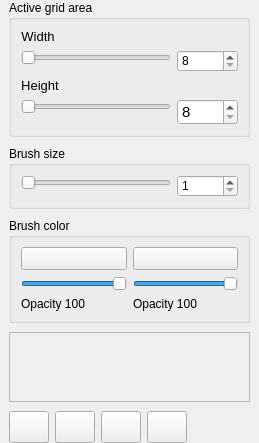
     <widget class="QWidget" name="right_toolbar" native="true">
      <property name="sizePolicy">
       <sizepolicy hsizetype="Maximum" vsizetype="MinimumExpanding">
        <horstretch>0</horstretch>
        <verstretch>0</verstretch>
       </sizepolicy>
      </property>
      <property name="minimumSize">
       <size>
        <width>150</width>
        <height>30</height>
       </size>
      </property>
      <property name="font">
       <font>
        <italic>false</italic>
       </font>
      </property>
      <property name="styleSheet">
       <string notr="true">border-top-color: rgba(191, 64, 64, 0);</string>
      </property>
      <layout class="QGridLayout" name="gridLayout_2">
       <property name="leftMargin">
        <number>9</number>
       </property>
       <property name="topMargin">
        <number>0</number>
       </property>
       <property name="rightMargin">
        <number>9</number>
       </property>
       <property name="bottomMargin">
        <number>0</number>
       </property>
       <property name="horizontalSpacing">
        <number>0</number>
       </property>
       <property name="verticalSpacing">
        <number>9</number>
       </property>
       <item row="4" column="0">
        <widget class="QScrollArea" name="layers">
         <property name="frameShadow">
          <enum>QFrame::Plain</enum>
         </property>
         <property name="widgetResizable">
          <bool>true</bool>
         </property>
         <property name="alignment">
          <set>Qt::AlignLeading|Qt::AlignLeft|Qt::AlignTop</set>
         </property>
         <widget class="QWidget" name="scrollAreaWidgetContents">
          <property name="geometry">
           <rect>
            <x>0</x>
            <y>0</y>
            <width>239</width>
            <height>364</height>
           </rect>
          </property>
          <property name="sizePolicy">
           <sizepolicy hsizetype="Preferred" vsizetype="Preferred">
            <horstretch>0</horstretch>
            <verstretch>0</verstretch>
           </sizepolicy>
          </property>
          <layout class="QVBoxLayout" name="verticalLayout"/>
         </widget>
        </widget>
       </item>
       <item row="5" column="0">
        <widget class="QWidget" name="horizontalWidget" native="true">
         <property name="sizePolicy">
          <sizepolicy hsizetype="Fixed" vsizetype="Preferred">
           <horstretch>0</horstretch>
           <verstretch>0</verstretch>
          </sizepolicy>
         </property>
         <property name="layoutDirection">
          <enum>Qt::LeftToRight</enum>
         </property>
         <layout class="QHBoxLayout" name="horizontalLayout_8">
          <property name="leftMargin">
           <number>0</number>
          </property>
          <property name="topMargin">
           <number>0</number>
          </property>
          <property name="bottomMargin">
           <number>0</number>
          </property>
          <item>
           <widget class="QPushButton" name="new_layer">
            <property name="sizePolicy">
             <sizepolicy hsizetype="Fixed" vsizetype="Fixed">
              <horstretch>0</horstretch>
              <verstretch>0</verstretch>
             </sizepolicy>
            </property>
            <property name="minimumSize">
             <size>
              <width>32</width>
              <height>32</height>
             </size>
            </property>
            <property name="toolTip">
             <string>Create a new layer</string>
            </property>
            <property name="styleSheet">
             <string notr="true">border-color: rgb(61, 56, 70);</string>
            </property>
            <property name="text">
             <string/>
            </property>
            <property name="icon">
             <iconset>
              <normaloff>../src/icons/file-add.png</normaloff>
              <normalon>../src/icons/file-add.png</normalon>
              <disabledoff>../src/icons/file-add.png</disabledoff>
              <disabledon>../src/icons/file-add.png</disabledon>../src/icons/file-add.png</iconset>
            </property>
            <property name="iconSize">
             <size>
              <width>24</width>
              <height>24</height>
             </size>
            </property>
           </widget>
          </item>
          <item>
           <widget class="QPushButton" name="layer_up_button">
            <property name="sizePolicy">
             <sizepolicy hsizetype="Minimum" vsizetype="Minimum">
              <horstretch>0</horstretch>
              <verstretch>0</verstretch>
             </sizepolicy>
            </property>
            <property name="minimumSize">
             <size>
              <width>32</width>
              <height>32</height>
             </size>
            </property>
            <property name="styleSheet">
             <string notr="true">border-color: rgb(61, 56, 70);</string>
            </property>
            <property name="text">
             <string/>
            </property>
            <property name="icon">
             <iconset>
              <normalon>../src/icons/arrow-up.png</normalon>
             </iconset>
            </property>
            <property name="iconSize">
             <size>
              <width>24</width>
              <height>24</height>
             </size>
            </property>
           </widget>
          </item>
          <item>
           <widget class="QPushButton" name="layer_down_button">
            <property name="sizePolicy">
             <sizepolicy hsizetype="Minimum" vsizetype="Minimum">
              <horstretch>0</horstretch>
              <verstretch>0</verstretch>
             </sizepolicy>
            </property>
            <property name="minimumSize">
             <size>
              <width>32</width>
              <height>32</height>
             </size>
            </property>
            <property name="styleSheet">
             <string notr="true">border-color: rgb(61, 56, 70);</string>
            </property>
            <property name="text">
             <string/>
            </property>
            <property name="icon">
             <iconset>
              <normalon>../src/icons/arrow-down.png</normalon>
             </iconset>
            </property>
            <property name="iconSize">
             <size>
              <width>24</width>
              <height>24</height>
             </size>
            </property>
           </widget>
          </item>
          <item>
           <widget class="QPushButton" name="delete_layer_button">
            <property name="sizePolicy">
             <sizepolicy hsizetype="Fixed" vsizetype="Fixed">
              <horstretch>0</horstretch>
              <verstretch>0</verstretch>
             </sizepolicy>
            </property>
            <property name="minimumSize">
             <size>
              <width>32</width>
              <height>32</height>
             </size>
            </property>
            <property name="styleSheet">
             <string notr="true">border-color: rgb(61, 56, 70);</string>
            </property>
            <property name="text">
             <string/>
            </property>
            <property name="icon">
             <iconset>
              <normalon>../src/icons/delete.png</normalon>
             </iconset>
            </property>
            <property name="iconSize">
             <size>
              <width>24</width>
              <height>24</height>
             </size>
            </property>
           </widget>
          </item>
         </layout>
        </widget>
       </item>
       <item row="2" column="0">
        <widget class="QGroupBox" name="groupBox_4">
         <property name="minimumSize">
          <size>
           <width>0</width>
           <height>25</height>
          </size>
         </property>
         <property name="title">
          <string>Brush color</string>
         </property>
         <layout class="QGridLayout" name="gridLayout_3">
          <property name="leftMargin">
           <number>9</number>
          </property>
          <property name="topMargin">
           <number>9</number>
          </property>
          <property name="rightMargin">
           <number>9</number>
          </property>
          <property name="bottomMargin">
           <number>9</number>
          </property>
          <item row="2" column="0">
           <widget class="QSlider" name="primary_brush_opacity_slider">
            <property name="maximum">
             <number>255</number>
            </property>
            <property name="value">
             <number>255</number>
            </property>
            <property name="orientation">
             <enum>Qt::Horizontal</enum>
            </property>
           </widget>
          </item>
          <item row="0" column="0">
           <widget class="QToolButton" name="primary_color_button">
            <property name="sizePolicy">
             <sizepolicy hsizetype="MinimumExpanding" vsizetype="Fixed">
              <horstretch>0</horstretch>
              <verstretch>0</verstretch>
             </sizepolicy>
            </property>
            <property name="text">
             <string/>
            </property>
           </widget>
          </item>
          <item row="0" column="1">
           <widget class="QToolButton" name="secondary_color_button">
            <property name="sizePolicy">
             <sizepolicy hsizetype="MinimumExpanding" vsizetype="Fixed">
              <horstretch>0</horstretch>
              <verstretch>0</verstretch>
             </sizepolicy>
            </property>
            <property name="text">
             <string/>
            </property>
           </widget>
          </item>
          <item row="2" column="1">
           <widget class="QSlider" name="secondary_brush_opacity_slider">
            <property name="maximum">
             <number>255</number>
            </property>
            <property name="value">
             <number>255</number>
            </property>
            <property name="orientation">
             <enum>Qt::Horizontal</enum>
            </property>
           </widget>
          </item>
          <item row="3" column="1">
           <widget class="QLabel" name="label_4">
            <property name="text">
             <string>Opacity 100</string>
            </property>
           </widget>
          </item>
          <item row="3" column="0">
           <widget class="QLabel" name="label_3">
            <property name="text">
             <string>Opacity 100</string>
            </property>
           </widget>
          </item>
         </layout>
        </widget>
       </item>
       <item row="1" column="0">
        <widget class="QGroupBox" name="groupBox_3">
         <property name="minimumSize">
          <size>
           <width>0</width>
           <height>50</height>
          </size>
         </property>
         <property name="sizeIncrement">
          <size>
           <width>0</width>
           <height>50</height>
          </size>
         </property>
         <property name="title">
          <string>Brush size</string>
         </property>
         <layout class="QFormLayout" name="formLayout_2">
          <item row="0" column="0">
           <widget class="QSlider" name="brush_size_slider">
            <property name="sizePolicy">
             <sizepolicy hsizetype="MinimumExpanding" vsizetype="Fixed">
              <horstretch>0</horstretch>
              <verstretch>0</verstretch>
             </sizepolicy>
            </property>
            <property name="minimumSize">
             <size>
              <width>150</width>
              <height>0</height>
             </size>
            </property>
            <property name="minimum">
             <number>1</number>
            </property>
            <property name="maximum">
             <number>100</number>
            </property>
            <property name="orientation">
             <enum>Qt::Horizontal</enum>
            </property>
           </widget>
          </item>
          <item row="0" column="1">
           <widget class="QSpinBox" name="brush_size_spinbox">
            <property name="sizePolicy">
             <sizepolicy hsizetype="Maximum" vsizetype="Fixed">
              <horstretch>0</horstretch>
              <verstretch>0</verstretch>
             </sizepolicy>
            </property>
            <property name="maximumSize">
             <size>
              <width>75</width>
              <height>16777215</height>
             </size>
            </property>
            <property name="minimum">
             <number>1</number>
            </property>
            <property name="maximum">
             <number>100</number>
            </property>
           </widget>
          </item>
         </layout>
        </widget>
       </item>
       <item row="0" column="0">
        <widget class="QGroupBox" name="groupBox">
         <property name="sizePolicy">
          <sizepolicy hsizetype="Preferred" vsizetype="Maximum">
           <horstretch>0</horstretch>
           <verstretch>0</verstretch>
          </sizepolicy>
         </property>
         <property name="layoutDirection">
          <enum>Qt::LeftToRight</enum>
         </property>
         <property name="autoFillBackground">
          <bool>false</bool>
         </property>
         <property name="title">
          <string>Active grid area</string>
         </property>
         <layout class="QFormLayout" name="formLayout">
          <item row="0" column="0">
           <widget class="QLabel" name="label_2">
            <property name="font">
             <font>
              <pointsize>10</pointsize>
              <bold>false</bold>
             </font>
            </property>
            <property name="text">
             <string>Width</string>
            </property>
            <property name="alignment">
             <set>Qt::AlignCenter</set>
            </property>
           </widget>
          </item>
          <item row="1" column="0">
           <widget class="QSlider" name="width_slider">
            <property name="sizePolicy">
             <sizepolicy hsizetype="MinimumExpanding" vsizetype="Fixed">
              <horstretch>0</horstretch>
              <verstretch>0</verstretch>
             </sizepolicy>
            </property>
            <property name="minimumSize">
             <size>
              <width>150</width>
              <height>0</height>
             </size>
            </property>
            <property name="minimum">
             <number>8</number>
            </property>
            <property name="maximum">
             <number>4096</number>
            </property>
            <property name="singleStep">
             <number>8</number>
            </property>
            <property name="pageStep">
             <number>8</number>
            </property>
            <property name="value">
             <number>8</number>
            </property>
            <property name="orientation">
             <enum>Qt::Horizontal</enum>
            </property>
            <property name="tickPosition">
             <enum>QSlider::NoTicks</enum>
            </property>
            <property name="tickInterval">
             <number>8</number>
            </property>
           </widget>
          </item>
          <item row="1" column="1">
           <widget class="QSpinBox" name="width_spinbox">
            <property name="sizePolicy">
             <sizepolicy hsizetype="Maximum" vsizetype="Fixed">
              <horstretch>0</horstretch>
              <verstretch>0</verstretch>
             </sizepolicy>
            </property>
            <property name="minimumSize">
             <size>
              <width>0</width>
              <height>0</height>
             </size>
            </property>
            <property name="maximumSize">
             <size>
              <width>75</width>
              <height>16777215</height>
             </size>
            </property>
            <property name="minimum">
             <number>8</number>
            </property>
            <property name="maximum">
             <number>4096</number>
            </property>
            <property name="singleStep">
             <number>8</number>
            </property>
            <property name="value">
             <number>8</number>
            </property>
            <property name="displayIntegerBase">
             <number>10</number>
            </property>
           </widget>
          </item>
          <item row="2" column="0">
           <widget class="QLabel" name="label">
            <property name="font">
             <font>
              <pointsize>10</pointsize>
              <bold>false</bold>
             </font>
            </property>
            <property name="text">
             <string>Height</string>
            </property>
            <property name="alignment">
             <set>Qt::AlignCenter</set>
            </property>
           </widget>
          </item>
          <item row="3" column="0">
           <widget class="QSlider" name="height_slider">
            <property name="sizePolicy">
             <sizepolicy hsizetype="MinimumExpanding" vsizetype="Fixed">
              <horstretch>0</horstretch>
              <verstretch>0</verstretch>
             </sizepolicy>
            </property>
            <property name="minimumSize">
             <size>
              <width>150</width>
              <height>0</height>
             </size>
            </property>
            <property name="sizeIncrement">
             <size>
              <width>0</width>
              <height>0</height>
             </size>
            </property>
            <property name="font">
             <font>
              <pointsize>11</pointsize>
             </font>
            </property>
            <property name="minimum">
             <number>1</number>
            </property>
            <property name="maximum">
             <number>4096</number>
            </property>
            <property name="singleStep">
             <number>8</number>
            </property>
            <property name="pageStep">
             <number>8</number>
            </property>
            <property name="value">
             <number>8</number>
            </property>
            <property name="sliderPosition">
             <number>8</number>
            </property>
            <property name="orientation">
             <enum>Qt::Horizontal</enum>
            </property>
            <property name="tickInterval">
             <number>8</number>
            </property>
           </widget>
          </item>
          <item row="3" column="1">
           <widget class="QSpinBox" name="height_spinbox">
            <property name="sizePolicy">
             <sizepolicy hsizetype="Maximum" vsizetype="Fixed">
              <horstretch>0</horstretch>
              <verstretch>0</verstretch>
             </sizepolicy>
            </property>
            <property name="minimumSize">
             <size>
              <width>0</width>
              <height>0</height>
             </size>
            </property>
            <property name="maximumSize">
             <size>
              <width>75</width>
              <height>16777215</height>
             </size>
            </property>
            <property name="font">
             <font>
              <pointsize>11</pointsize>
             </font>
            </property>
            <property name="minimum">
             <number>8</number>
            </property>
            <property name="maximum">
             <number>4096</number>
            </property>
            <property name="singleStep">
             <number>8</number>
            </property>
            <property name="value">
             <number>8</number>
            </property>
            <property name="displayIntegerBase">
             <number>10</number>
            </property>
           </widget>
          </item>
         </layout>
        </widget>
       </item>
      </layout>
     </widget>
